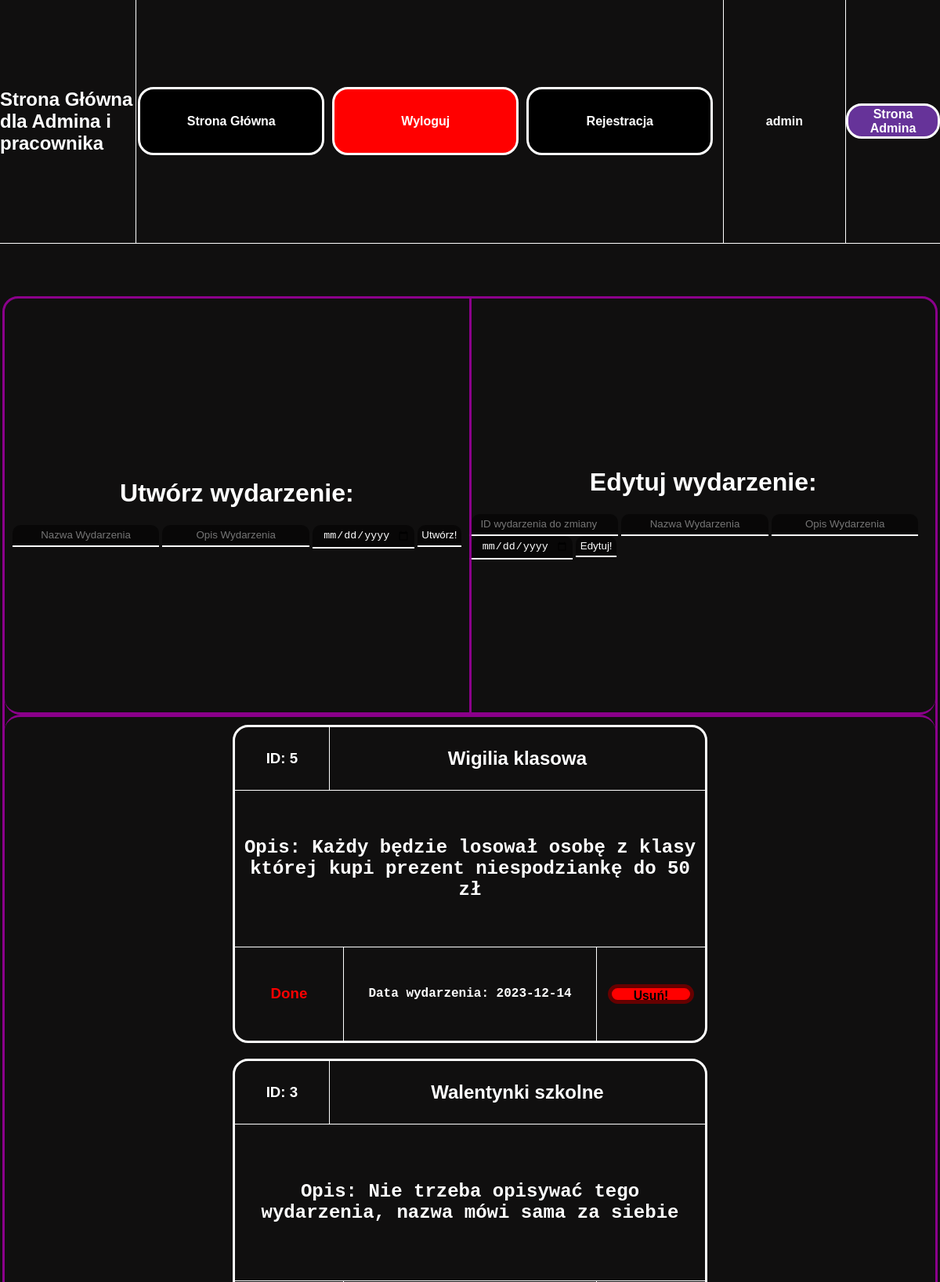
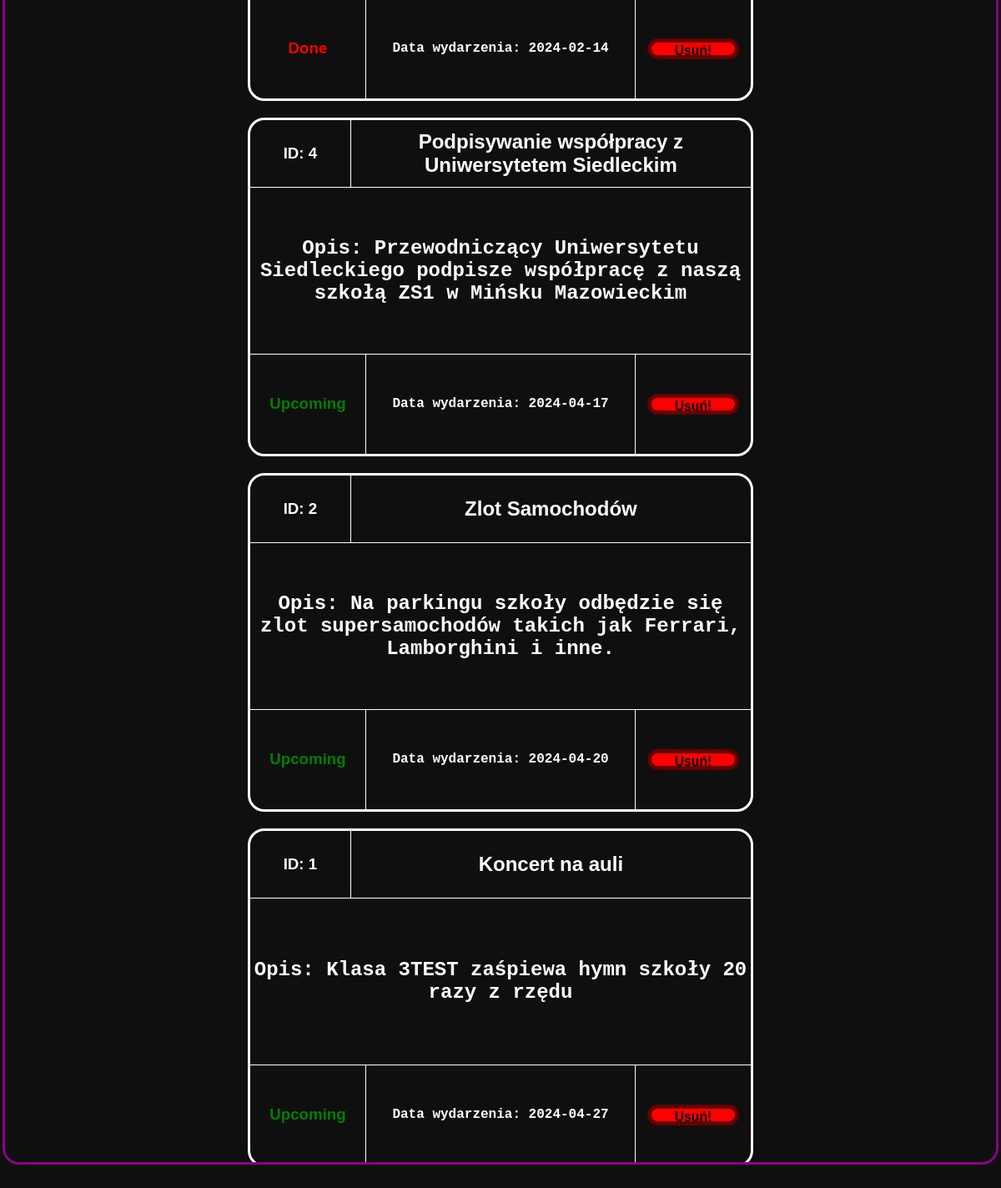
The page /indexadminiuzytkownik.php (signed in) on the database its author committed (2 pictures, top to bottom).
### tables this page shows
CREATE TABLE `wydarzenia` (
  `ID` int(11) NOT NULL,
  `nazwa_wyd` text NOT NULL,
  `opis_wyd` text NOT NULL,
  `data_wyd` date NOT NULL
);

### indexadminiuzytkownik.php (the view, shortened to what this page needs)
<!DOCTYPE html>
<html lang="en">
<head>
    <link rel="stylesheet" href="style.css">
</head>
<body>
    <div id="ogol">
        <div id="menu">
            <div id="menlewolewo">
                <h1>Strona Główna dla Admina i pracownika</h1>
            </div>
            <div id="menlewo">
                <?php
                include 'menuadmin.php';
                ?>
            </div>
            <div id="menprawo">
                <?php
                if (isset($_SESSION['user'])) {
                    echo $_SESSION['user'];
                } else {
                    echo "";
                }
                ?>
            </div>
            <div id="menprawoprawo">
            </div>
        </div>
        <div id="tresc">
            <div id="trescogol">
                <div id="trescogolgora">
                    <div id="trescogolgoralewo">
                        <h1>Utwórz wydarzenie: </h1>
                        <form action="" method="POST">
                            <input type="text" class="input" name="tytul" placeholder="Nazwa Wydarzenia" style="text-align: center;" required>
                            <input type="text" class="input" name="opis" placeholder="Opis Wydarzenia" style="text-align: center;" required>
                            <input type="date" class="input" name="data" placeholder="Data Wydarzenia" required>
                            <input type="submit" class="input" name="wyss" value="Utwórz!">
                        </form>
                    </div>
                    <div id="trescogolgoraprawo">
                        <h1>Edytuj wydarzenie: </h1>
                        <form action="" method="POST">
                            <input type="number" class="input" name="idwyd" placeholder="ID wydarzenia do zmiany" style="text-align: center;" required>
                            <input type="text" class="input" name="tytul1" placeholder="Nazwa Wydarzenia" style="text-align: center;" required>
                            <input type="text" class="input" name="opis1" placeholder="Opis Wydarzenia" style="text-align: center;" required>
                            <input type="date" class="input" name="data1" placeholder="Data Wydarzenia" required>
                            <input type="submit" class="input" name="wyss1" value="Edytuj!">
                        </form>
                    </div>
                </div>
                <div id="trescogoldol">
                    <?php
                    $host = "localhost";
                    $dbuser = "root";
                    $dbpassword = "";
                    $dbname = "Aaawlasny_projekt_BS";
                    $conn = mysqli_connect($host, $dbuser, $dbpassword, $dbname);
                    $sql = "SELECT `ID`, `nazwa_wyd`, `opis_wyd`, `data_wyd` FROM `wydarzenia`ORDER BY `data_wyd` ASC";
                    $result = $conn->query($sql);
                    if ($result->num_rows > 0) {
                        while ($row = $result->fetch_assoc()) {
                            echo "<div id = 'wydarzenie'>";
                            echo "<div id = 'divgora'>";
                            echo "<div id = 'divgoralewo'>";
                            echo "<h3>" . "ID: " .  $row['ID'] . "</h3>";
                            echo "</div>";
                            echo "<div id = 'divgoraprawo'>";
                            echo "<h2 id='nazwa_wyd'>" .   $row['nazwa_wyd'] . "</h2>";
                            echo "</div>";
                            echo "</div>";
                            echo "<div id = 'divsrodek'>";
                            echo "<h2>" . "Opis: " . $row['opis_wyd'] . "</h2>";
                            echo "</div>";
                            echo "<div id = 'divdol'>";
                            echo "<div id = 'divdollewolewo'>";
                            $date = new DateTime($row['data_wyd']);
                            $now = new DateTime();
                            if ($date >= $now) {
                                echo "<h3 id ='dobre'>Upcoming</h3>";
                            } else {
                                echo "<h3 id ='zle'>Done</h3>";
                            }
                            echo "</div>";
                            echo "<div id = 'divdollewo'>";
                            echo "<h4>" . "Data wydarzenia: " . $row['data_wyd'] . "</h4>";
                            echo "</div>";
                            echo "<div id = 'divdolprawo'>";
                            echo "<form method='POST' action=''>";
                            echo "<input type='submit' class='input1' name='usun' value='Usuń!' style='width: 110px;'>";
                            echo "</form>";
                            echo "</div>";
                            echo "</div>";
                            echo "</div>";
                        }
                    } else {
                        echo "<h1>Brak Wydarzeń</h1>";
                    }
                    ?>
                </div>
            </div>
        </div>
    </div>
</body>
</html>

### style.css (style rules this page uses)
body { background-color: rgb(16, 15, 15); color: white; margin: 0px; overflow: hidden; }
#ogol { display: flex; flex-direction: column; width: 100%; height: 100vh; }
#menu { display: flex; flex-direction: row; color: white; width: 100%; height: 10%; border-bottom: 0.5px solid white; }
#menlewo { display: flex; flex-direction: row; align-items: center; justify-content: center; width: 65%; height: 100%; border-right: 0.5px solid white; }
#menlewolewo { display: flex; flex-direction: row; align-items: center; justify-content: center; width: 15%; height: 100%; border-right: 0.5px solid white; }
#menprawo { display: flex; align-items: center; justify-content: center; width: 10%; height: 100%; padding: 0 20px; color: white; font-family: Arial, Helvetica, sans-serif; font-weight: bold; font-size: 16px; }
#menprawoprawo { display: flex; align-items: center; justify-content: center; flex-direction: row; border-left: 0.5px solid white; width: 10%; height: 100%; }
#menlewolewo h1 { font-size: 1.5em; margin: 0; padding: 0; }
#tresc { display: flex; align-items: center; justify-content: center; flex-direction: column; width: 100%; height: 90%; }
#trescogol { display: flex; align-items: center; justify-content: center; flex-direction: column; border: solid darkmagenta 3px; border-radius: 20px; width: 99%; height: 95%; }
#trescogolgora { display: flex; align-items: center; justify-content: center; flex-direction: row; border-bottom: solid darkmagenta 3px; border-radius: 20px; width: 100%; height: 20%; }
#trescogolgoralewo { display: flex; align-items: center; justify-content: center; flex-direction: column; border-right: solid darkmagenta 3px; width: 50%; height: 100%; }
#trescogolgoraprawo { display: flex; align-items: center; justify-content: center; flex-direction: column; width: 50%; height: 100%; }
#trescogoldol { display: flex; align-items: baseline; justify-content: center; flex-direction: row; flex-wrap: wrap; overflow-y: auto; border-top: solid darkmagenta 3px; border-radius: 20px; width: 100%; height: 80%; }
#wydarzenie { display: flex; align-items: center; justify-content: center; flex-direction: column; margin: 10px; border: solid white 3px; font-family: "Lucida Console", "Courier New", monospace; text-align: center; border-radius: 20px; width: 600px; height: 400px; }
#divgora { display: flex; align-items: center; justify-content: center; flex-direction: row; border-bottom: solid white 0.5px; width: 100%; height: 20%; }
#divgoralewo { display: flex; align-items: center; justify-content: center; border-right: solid white 0.5px; width: 20%; height: 100%; }
#divgoraprawo { display: flex; align-items: center; justify-content: center; width: 80%; height: 100%; }
#divsrodek { display: flex; align-items: center; justify-content: center; flex-direction: row; flex-wrap: wrap; overflow: auto; border-bottom: solid white 0.5px; width: 100%; height: 50%; }
#divdol { display: flex; align-items: center; justify-content: center; flex-direction: row; width: 100%; height: 30%; }
#divdollewo { display: flex; align-items: center; justify-content: center; flex-direction: row; border-right: solid white 0.5px; width: 70%; height: 100%; }
#divdollewolewo { display: flex; align-items: center; justify-content: center; border-right: solid white 0.5px; width: 30%; height: 100%; }
#divdolprawo { display: flex; align-items: center; justify-content: center; flex-direction: column; gap: 4px; width: 30%; height: 100%; }
.input1 { background-color: rgb(255, 0, 0); border: solid rgb(102, 0, 0) 5px; border-radius: 20px; transition: 0.3s ease; text-align: center; font-family: Arial, Helvetica, sans-serif; font-weight: bold; font-size: 98%; color: black; width: 170px; height: 25px; }
.input { text-align: center; appearance: none; border: none; outline: none; border-bottom: 0.2em solid rgb(255, 255, 255); background: rgba(0, 0, 0, 0.5); border-radius: 10px 10px 0 0; padding: 0.4em; color: rgb(255, 255, 255); }
h1 { font-family: "Tahoma", sans-serif; }
h3 { font-family: "Tahoma", sans-serif; }
#dobre { color: green; }
#zle { color: red; }
#nazwa_wyd { font-family: "Tahoma", sans-serif; }

### rows shown on the page
wydarzenia: ID "5", nazwa_wyd "Wigilia klasowa", opis_wyd "Każdy będzie losował osobę z klasy której kupi prezent niespodziankę do 50 zł", shows "Done", data_wyd "2023-12-14"
wydarzenia: ID "3", nazwa_wyd "Walentynki szkolne", opis_wyd "Nie trzeba opisywać tego wydarzenia, nazwa mówi sama za siebie", shows "Done", data_wyd "2024-02-14"
wydarzenia: ID "4", nazwa_wyd "Podpisywanie współpracy z Uniwersytetem Siedleckim", opis_wyd "Przewodniczący Uniwersytetu Siedleckiego podpisze współpracę z naszą szkołą ZS1 w Mińsku Mazowieckim", shows "Upcoming", data_wyd "2024-04-17"
wydarzenia: ID "2", nazwa_wyd "Zlot Samochodów", opis_wyd "Na parkingu szkoły odbędzie się zlot supersamochodów takich jak Ferrari, Lamborghini i inne.", shows "Upcoming", data_wyd "2024-04-20"
wydarzenia: ID "1", nazwa_wyd "Koncert na auli", opis_wyd "Klasa 3TEST zaśpiewa hymn szkoły 20 razy z rzędu", shows "Upcoming", data_wyd "2024-04-27"

### other values the page prints
$_SESSION['user'] "admin"
